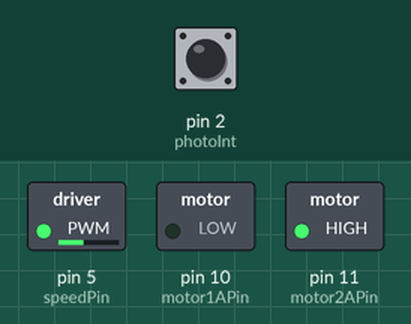
Simulated run of this sketch. Board: Arduino Uno, built with avr-gcc and run on an emulated ATmega328P. On the bench: switched loads named in the sketch (green lamp = pin HIGH). The test bench sets the inputs (shaded band); at power-on: pin 2 (photoInt) HIGH. What the sketch prints to the serial monitor is not drawn.

Above: at 1.2 s.
1.3 s: pin 2 (photoInt) pulsed LOW 2 times (0.12 s each, 0.3 s apart)
4.9 s: pin 2 (photoInt) driven LOW
Timing chart, 0 to 7.9 s (numbered marks = the images above; inputs shaded):
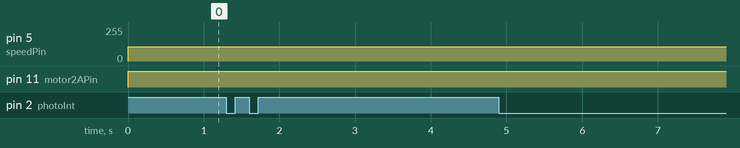

The sketch:

prac.ino
```cpp
//MEDIR VELOCIDAD
int speedPin = 5;
int motor1APin = 10;
int motor2APin = 11;
int speed_value_motor1;

int photoInt = 2;
int prev_val = 0;
int current_val = 0;
int count = 0;

float tic = 0;
float toc = 0;
float elapsed = 0;
float rpm_measured;

void setup() {
  // H-bridge enable pin for speed control // H-bridge leg 1
  // H-bridge leg 2
  // status LED
  // value for motor speed
  // set digital i/o pins as outputs:
  pinMode(speedPin, OUTPUT);
  pinMode(motor1APin, OUTPUT);
  pinMode(motor2APin, OUTPUT);

  pinMode(photoInt, INPUT);

  Serial.begin(9600);
}
void loop() {

  if(elapsed == 0) {
    tic = millis();
  }

  // put motor in forward motion
  digitalWrite(motor1APin, LOW); // set leg 1 of the H-bridge low
  digitalWrite(motor2APin, HIGH);// set leg 2 of the H-bridge high

  // just invert the above values for reverse motion, // i.e. motor1APin = HIGH and motor2APin = LOW

  // control the speed 0- 255
  speed_value_motor1 = 106; // half speed
  analogWrite(speedPin, speed_value_motor1); // output speed as

  prev_val = current_val;
  current_val = digitalRead(photoInt); // read the value from the sensor
  if(prev_val == 1 && current_val == 0) {
    count = count + 1;
  }

  toc = millis();
  elapsed = toc - tic;
  if(elapsed > 50) {
    rpm_measured = (count/20.0)*1200.0;
    Serial.println("PWM: " + String(speed_value_motor1) + " RPM: " + String(rpm_measured));
    count = 0;
    elapsed = 0;
  }

}
```

Measured:
- after the input at 1.3 s, every drawn part: stays the same
- after the input at 4.9 s, every drawn part: stays the same
